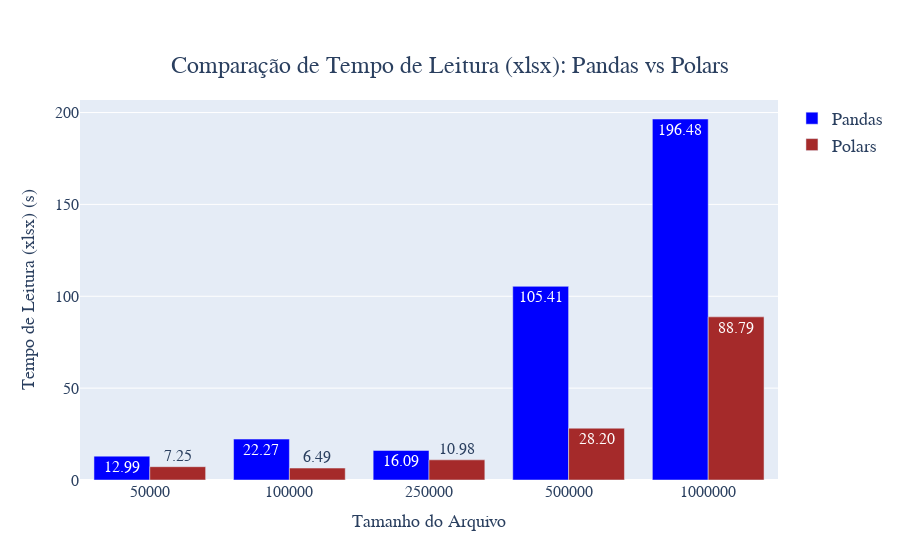

The code cell stored with this chart in its notebook:
### Code cell
pandas_read_xlsx_times = []
polars_read_xlsx_times = []

# Comparação de desempenho
for size in xlsx_sizes:
    xlsx_path = f"mock_data/mock_data_{size}.xlsx"
    
    # Pandas
    pandas_read_xlsx_time = benchmark_pandas_read_xlsx(xlsx_path, size)
    pandas_read_xlsx_times.append(pandas_read_xlsx_time)
    
    # Polars
    polars_read_xlsx_time = benchmark_polars_read_xlsx(xlsx_path, size)
    polars_read_xlsx_times.append(polars_read_xlsx_time)

plot_comparison(xlsx_sizes, pandas_read_xlsx_times, polars_read_xlsx_times, 'Leitura (xlsx)')

### Figure 1 — Plotly figure (JSON) as saved in the notebook; plotly's stock layout.template omitted (floating-point values rounded to 4 significant figures)
{"data": [{"marker": {"color": "blue"}, "name": "Pandas", "text": ["12.99", "22.27", "16.09", "105.41", "196.48"], "textposition": "auto", "type": "bar", "x": ["50000", "100000", "250000", "500000", "1000000"], "y": [12.99, 22.27, 16.09, 105.4, 196.5]}, {"marker": {"color": "brown"}, "name": "Polars", "text": ["7.25", "6.49", "10.98", "28.20", "88.79"], "textposition": "auto", "type": "bar", "x": ["50000", "100000", "250000", "500000", "1000000"], "y": [7.247, 6.494, 10.98, 28.2, 88.79]}], "layout": {"barmode": "group", "font": {"family": "Arial, sans-serif", "size": 16}, "legend": {"font": {"size": 18}}, "title": {"font": {"size": 24}, "text": "Comparação de Tempo de Leitura (xlsx): Pandas vs Polars", "x": 0.5, "xanchor": "center", "y": 0.9, "yanchor": "top"}, "xaxis": {"title": {"font": {"size": 18}, "text": "Tamanho do Arquivo"}}, "yaxis": {"title": {"font": {"size": 18}, "text": "Tempo de Leitura (xlsx) (s)"}}}}
